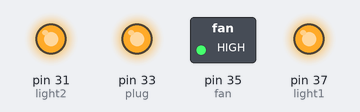
Simulated run of this program. Board: Raspberry Pi (header pin numbers). Shown: switched loads named in the program (green lamp = pin HIGH), output pins drawn as LEDs (lit = HIGH).

Above: at 0.1 s.
Timing chart, 0 to 1.6 s (numbered marks = the images above):
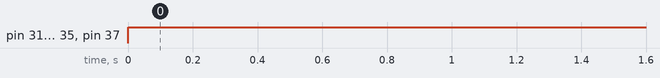

Measured:
- by itself, pin 31 (light2), pin 33 (plug), pin 35 (fan), pin 37 (light1): LOW → HIGH at 0.00 s

The program:

relay.py
```python
import RPi.GPIO as GPIO
import variable
import time
GPIO.setmode(GPIO.BOARD)
GPIO.setwarnings(False)
light1=37
fan=35
plug=33
light2=31
GPIO.setup(light1, GPIO.OUT)
GPIO.setup(fan, GPIO.OUT)
GPIO.setup(plug, GPIO.OUT)
GPIO.setup(light2, GPIO.OUT)
GPIO.output(light1,GPIO.HIGH)
GPIO.output(fan,GPIO.HIGH)
GPIO.output(plug,GPIO.HIGH)
GPIO.output(light2,GPIO.HIGH)
def main_relay():
	while variable.relayStop==True:
		GPIO.output(light1, not variable.light1_toggle)
		GPIO.output(fan, not variable.fan_toggle)
		GPIO.output(plug, not variable.plug_toggle)
		GPIO.output(light2, not variable.light2_toggle)
		time.sleep(0.1)
	GPIO.cleanup()
	print ("Shutdown All relays")
	quit()
if __name__=="__main__":
	main_relay()
```

variable.py
```python
start_merdian=None
stop_merdian=None
time_lst=[3,0,5,0]
timer_toggle=False
check=False
light1_toggle=False
main=True
relayStop=True
fan_toggle=False
plug_toggle=False
light2_toggle=False
```
